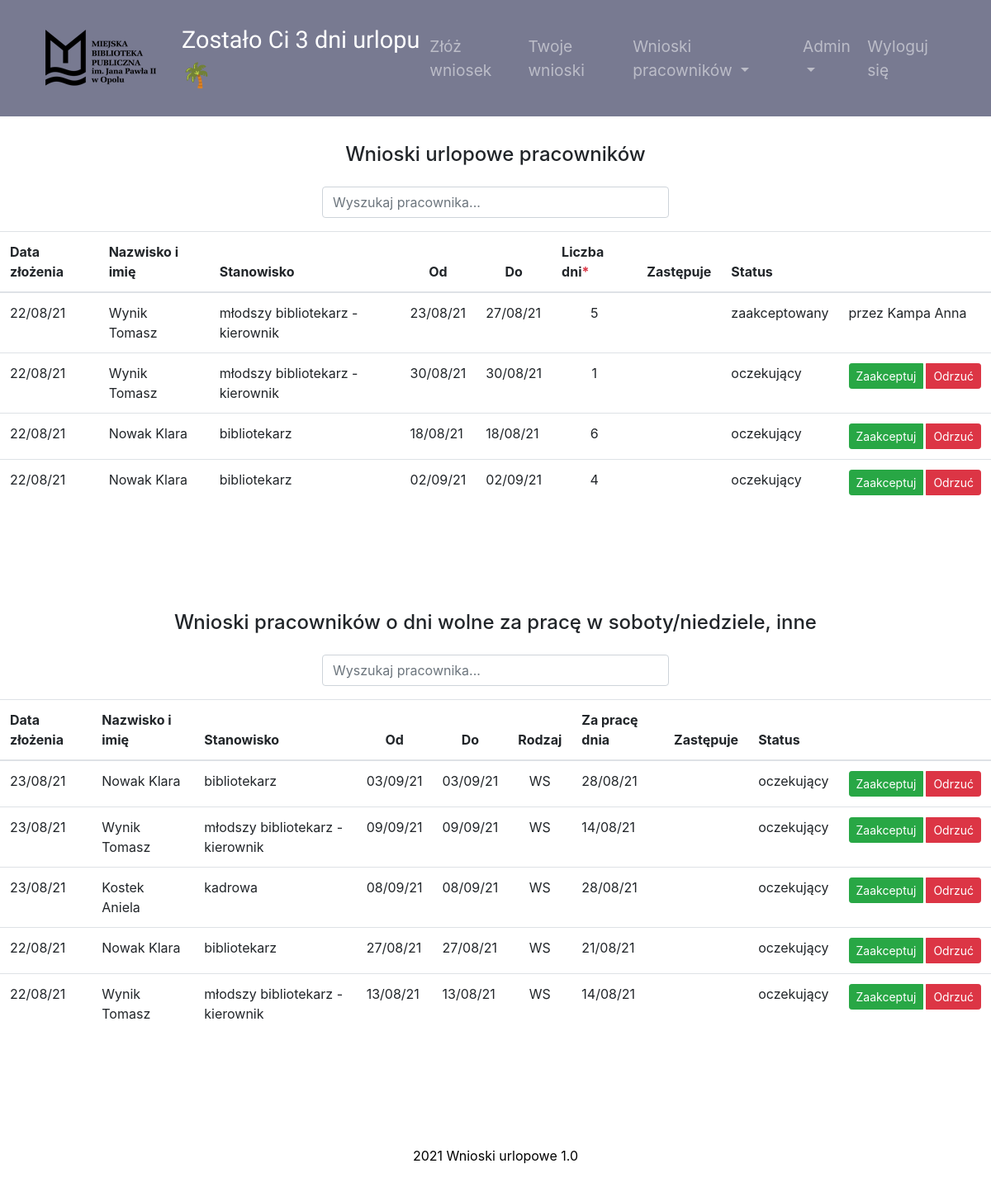
The page /requests_all (signed in) on the database as committed earlier.
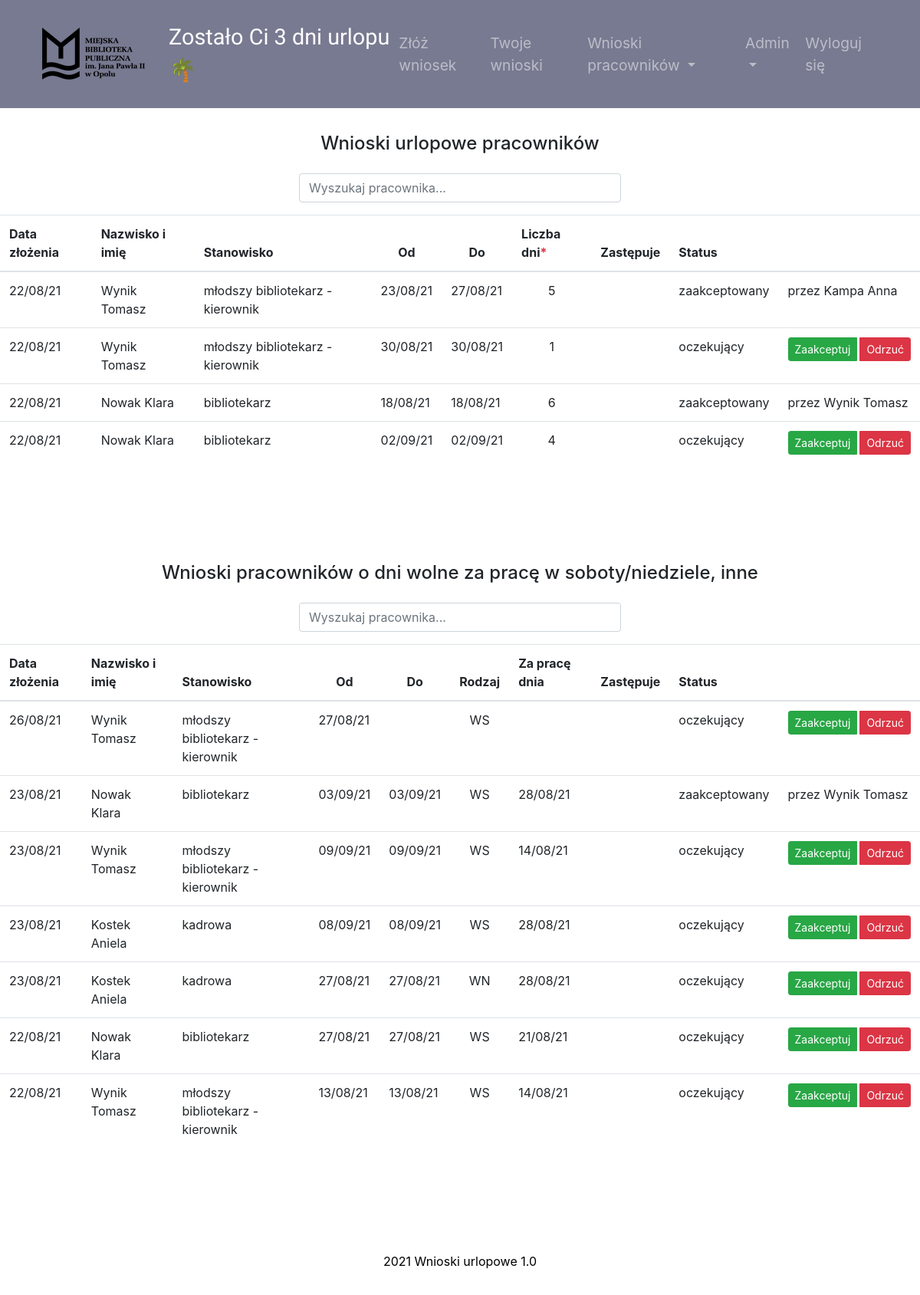
The same page on the database as committed later.
### main.py (models this page shows, shortened)
class Employee(UserMixin, db.Model):
    __tablename__ = "employees"
    id = db.Column(db.Integer, primary_key=True)
    name = db.Column(db.String(50), unique=False, nullable=False)
    login = db.Column(db.String(10), unique=True, nullable=False)
    password = db.Column(db.String(100))
    position = db.Column(db.String(50), unique=False)
    position_info = db.Column(db.String(20))
    work_place = db.Column(db.String)
    is_manager = db.Column(db.String(3), nullable=False)
    is_topmanager = db.Column(db.String(3), nullable=False)
    work_time = db.Column(db.Float, unique=False, nullable=False)
    email = db.Column(db.String)
    days_off = db.Column(db.Integer, nullable=False)
    annual_days_off = db.Column(db.Integer)
    contract_end = db.Column(db.String)
    requests = relationship("Request", back_populates="author")
    sickleaves = relationship("SickLeave", back_populates="person")
    manager_id = db.Column(db.Integer, db.ForeignKey("employees.id"))
    manager = relationship("Employee", backref='subordinates', remote_side="Employee.id")
    today_note = db.Column(db.String(20))
    additional_info = db.Column(db.String)

class Request(db.Model):
    __tablename__ = "requests"
    id = db.Column(db.Integer, primary_key=True)
    author_id = db.Column(db.Integer, db.ForeignKey("employees.id"))
    author = relationship("Employee", back_populates="requests")
    type = db.Column(db.String(250), nullable=False)
    work_date = db.Column(db.String(250))
    send_date = db.Column(db.String(250), nullable=False)
    start_date = db.Column(db.String(250), nullable=False)
    end_date = db.Column(db.String(250))
    days = db.Column(db.Integer)
    status = db.Column(db.String(15))
    substitute = db.Column(db.String(50), nullable=True)
    send_to_person = db.Column(db.String(50))
    signed_by = db.Column(db.String(50))

### main.py (the view)
@app.route("/requests_all")
@admin_only
def requests_all():
    employees_requests_others = db.session.query(Request).filter(
        (Request.type == 'WS') | (Request.type == 'WN') | (Request.type == "DW")).order_by(
        desc(Request.send_date)).all()
    employees_requests_holiday = db.session.query(Request).filter(Request.type == "W").order_by(
        desc(Request.send_date)).all()
    return render_template("requests_all.html", employees_requests_holiday=employees_requests_holiday,
                           employees_requests_others=employees_requests_others)

### main.py (called while the page is built)
@login_manager.user_loader
def load_user(employee_id):
    return Employee.query.get(int(employee_id))

def admin_only(f):
    @wraps(f)
    def decorated_function(*args, **kwargs):
        if current_user.login not in ADMIN_LOGIN:
            return abort(403)
        return f(*args, **kwargs)
    return decorated_function

### templates/requests_all.html (shortened to what this page needs)
{% include 'header.html' %}
<section class="page-section" id="holiday">
    <div class="requests" >
        <div>
            <h4 class="table-title">Wnioski urlopowe pracowników</h4>
            <input class="form-control search" id="myInput" type="text" onkeyup="search()" placeholder="Wyszukaj pracownika...">
        </div>
        <table class="table js-serial table-responsive">
            <thead>
            <tr>
                <th scope="col">Data złożenia</th>
                <th scope="col">Nazwisko i imię</th>
                <th scope="col">Stanowisko</th>
                <th class="text-center" scope="col">Od</th>
                <th class="text-center" scope="col">Do</th>
                <th scope="col">Liczba dni<span class="text-danger">*</span></th>
                <th scope="col">Zastępuje</th>
                <th scope="col">Status</th>
                <th scope="col"></th>
            </tr>
            </thead>
            <tbody class="myTable" id="myTable1">
            {% for request in employees_requests_holiday %}
            <tr>
                <td>{{request.send_date}}</td>
                <td>{{request.author.name}}</td>
                <td>{{request.author.position}}</td>
                <td>{{request.start_date}}</td>
                <td>{{request.end_date}}</td>
                <td class="text-center">{{request.days}}</td>
                <td>{{request.substitute}}</td>
                <td>{{request.status}}</td>
                {% if request.status=="oczekujący" %}
                <td>
                    <div class="btn-group btn-group-sm">
                        <a href="{{url_for('accept_request', manager_id=current_user.id, request_id=request.id)}}" role="button" class="btn btn-success mr-1  ">Zaakceptuj</a>
                        <a href="{{url_for('reject_request', manager_id=current_user.id, request_id=request.id)}}" role="button" class="btn btn-danger">Odrzuć</a>
                    </div>
                </td>
                {%else%}
                 <td>przez {{request.signed_by}}</td>
                {% endif %}
            </tr>
            {% endfor %}
            </tbody>
        </table>
    </div>
    </section>
<section class="page-section" id="saturday">
    <div class="requests" >
        <div>
            <h4 class="table-title">Wnioski pracowników o dni wolne za pracę w soboty/niedziele, inne</h4>
            <input class="form-control search" id="myInput2" type="text" onkeyup="search2()" placeholder="Wyszukaj pracownika...">
        </div>
        <table class="table js-serial table-responsive">
            <thead>
            <tr>
                <th scope="col">Data złożenia</th>
                <th scope="col">Nazwisko i imię</th>
                <th scope="col">Stanowisko</th>
                <th class="text-center" scope="col">Od</th>
                <th class="text-center" scope="col">Do</th>
                <th scope="col">Rodzaj</th>
                <th scope="col">Za pracę dnia</th>
                <th scope="col">Zastępuje</th>
                <th scope="col">Status</th>
                <th scope="col"></th>
            </tr>
            </thead>
            <tbody class="myTable2" id="myTable2">
            {% for request in employees_requests_others %}
            <tr>
                <td class="search">{{request.send_date}}</td>
                <td>{{request.author.name}}</td>
                <td>{{request.author.position}}</td>
                <td class="search">{{request.start_date}}</td>
                <td class="search">{{request.end_date}}</td>
                <td class="text-center">{{request.type}}</td>
                <td>{{request.work_date}}</td>
                <td>{{request.substitute}}</td>
                <td class="search">{{request.status}}</td>
                {% if request.status=="oczekujący" %}
                <td id="action_others">
                    <div class="btn-group btn-group-sm">
                         <a href="{{url_for('accept_request', manager_id=current_user.id, request_id=request.id)}}" role="button" class="btn btn-success mr-1  ">Zaakceptuj</a>
                        <a href="{{url_for('reject_request', manager_id=current_user.id, request_id=request.id)}}" role="button" class="btn btn-danger">Odrzuć</a>
                    </div>
                </td>
                {% else %}
                <td>przez {{request.signed_by}}</td>
                {% endif %}
            </tr>
            {% endfor %}
            </tbody>
        </table>
    </div>
    </section>
{% include 'footer.html' %}

### templates/header.html (shortened to what this page needs)
<!DOCTYPE html>
<html lang="pl">
<head>
    <link rel="stylesheet" href="https://maxcdn.bootstrapcdn.com/bootstrap/4.0.0/css/bootstrap.min.css"
>
    <link rel="stylesheet" href="https://cdnjs.cloudflare.com/ajax/libs/bootstrap-datepicker/1.9.0/css/bootstrap-datepicker.min.css"/>
    <link rel="stylesheet" href="./static/style.css" >
</head>
<body>
    <nav class="navbar position-sticky top-0 navbar-expand-lg navbar-dark w-100">
<div class="container-fluid">
        <a href="{{url_for('main')}}" class="navbar-brand ml-1" id="nav_urlop"><img src="/static/mbp_logo.png" class="d-inline-block align-center"  style="padding-right: 15px;"></a><p class="info"> {%if current_user.is_authenticated%} Zostało Ci {{current_user.days_off}} {% if current_user.work_time<1 %}godz. {%else%} dni  {%endif%}urlopu <span class="palm">🌴</span> {%endif%}</p>
        <div class="collapse navbar-collapse" id="navbarSupportedContent">
        <ul class="navbar-nav ml-auto">
            {% if current_user.position != "dyrektor"%}
                 <li class="nav-item">
                <a class="nav-link link-hide" href="{{url_for('main')}}">Złóż wniosek</a>
            </li>
            <li class="nav-item">
                <a class="nav-link link-hide" href="{{url_for('my_requests')}}">Twoje wnioski</a>
            </li>
            {% endif %}
            {% if current_user.is_manager == "TAK" %}
              <li class="nav-item dropdown">
      <a class="nav-link dropdown-toggle" href="{{url_for('employees_requests')}}" id="navbardrop" data-toggle="dropdown">
        Wnioski pracowników
      </a>
    </li>
{% endif %}
            {% if current_user.login in ["wynik", "kostek"] %}
                     <li class="nav-item dropdown">
      <a class="nav-link dropdown-toggle" href="{{url_for('admin_site')}}" id="navbardrop2" data-toggle="dropdown">
        Admin</a>
    </li>
           {% endif %}
            <li class="nav-item">
                <a class="nav-link link-hide" href="{{url_for('logout')}}">Wyloguj się</a>
            </li>
        </ul>
        </div>
    </div>
    </nav>

### templates/footer.html (shortened to what this page needs)
<footer class="page-footer font-small blue">
    <div class="footer-copyright text-center py-3"><p>2021 Wnioski urlopowe 1.0</p></div>
</footer>
</body>
</html>

### static/style.css (style rules this page uses)
.page-section { display: -webkit-box; display: -ms-flexbox; display: flex; -webkit-box-pack: center; -ms-flex-pack: center; justify-content: center; scroll-padding-top: 200px; margin-top: 2rem; padding-bottom: 5rem; }
.requests { position: relative; max-width: 100%; }
.table-title { margin-bottom: 1.5rem; text-align: center; }
input.search, input.search1 { position: relative; left: 50%; -webkit-transform: translateX(-50%); transform: translateX(-50%); width: 35%; margin-bottom: 16px; }
.page-footer { background-color: #fff; color: black; margin-top: 2%; }
.navbar { background-color: #787A91; padding: 1% 3%; z-index: 1; }
.navbar-brand { font-size: 1.5rem; }
.info { font-size: 1.8rem; font-family: 'Signika Negative', sans-serif; color: #fff; margin-top: 15px; }
.nav-link { font-size: 1.2rem; }
@media (min-width: 360px) { .page-section { scroll-padding-top: 160px; } }
@media (min-width: 992px) { .page-section { scroll-padding-top: 150px; } }

Rows that differ between the two databases and show on the page:
changed Request (number 3 of 11 on the later page): status "oczekujący" → "zaakceptowany"; signed_by (not shown) → "Wynik Tomasz"; status "Zaakceptuj Odrzuć" → "przez"
added Request: send_date "26/08/21", author.name "Wynik Tomasz", author.position "młodszy bibliotekarz - kierownik", start_date "27/08/21", type "WS", status "oczekujący", shown under "Wnioski pracowników o dni wolne za pracę w soboty/niedziele, inne"
changed Request (number 6 of 11 on the later page): status "oczekujący" → "zaakceptowany"; signed_by (not shown) → "Wynik Tomasz"; status "Zaakceptuj Odrzuć" → "przez"
added Request: send_date "23/08/21", author.name "Kostek Aniela", author.position "kadrowa", start_date "27/08/21", end_date "27/08/21", type "WN", work_date "28/08/21", status "oczekujący", shown under "Wnioski pracowników o dni wolne za pracę w soboty/niedziele, inne"
